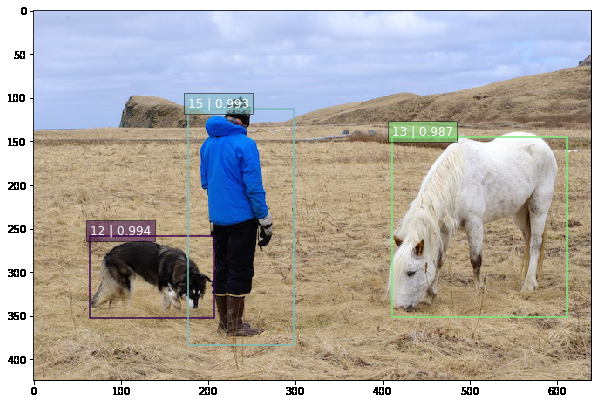
#> input picture SSD-Tensorflow-master/SSD-Tensorflow-master/pictures/ex1.png, 602 x 404 px, given in place of the camera
$ python Basic_object_detection.py   (older library calls are emulated)
#> lines starting #> are read from the running program, lines starting #| are printed output that depends on the picture
import cv2
import numpy as np

camera = cv2.VideoCapture(0) # 参数0表示第一个摄像头
# 判断视频是否打开
if (camera.isOpened()):
    print('Open')
else:
    print('摄像头未打开')

# 测试用,查看视频size
size = (int(camera.get(cv2.CAP_PROP_FRAME_HEIGHT)),
        int(camera.get(cv2.CAP_PROP_FRAME_WIDTH)))
print('size:'+repr(size))

es = cv2.getStructuringElement(cv2.MORPH_ELLIPSE, (9, 4))
kernel = np.ones((5, 5), np.uint8)
background = None

while True:
    # 读取视频流
    grabbed, frame_lwpCV = camera.read()
#> frame_lwpCV is the input picture: shape (404, 602, 3); mean B, G, R 166.8, 171.3, 175.6
    # 对帧进行预处理，先转灰度图，再进行高斯滤波。
    # 用高斯滤波进行模糊处理，进行处理的原因：每个输入的视频都会因自然震动、光照变化或者摄像头本身等原因而产生噪声。对噪声进行平滑是为了避免在运动和跟踪时将其检测出来。
    gray_lwpCV = cv2.cvtColor(frame_lwpCV, cv2.COLOR_BGR2GRAY)
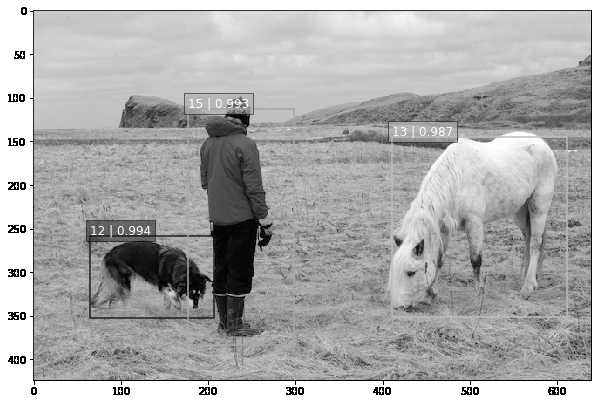
#> gray_lwpCV: shape (404, 602); min 0, max 255, mean 172.1
    gray_lwpCV = cv2.GaussianBlur(gray_lwpCV, (21, 21), 0)
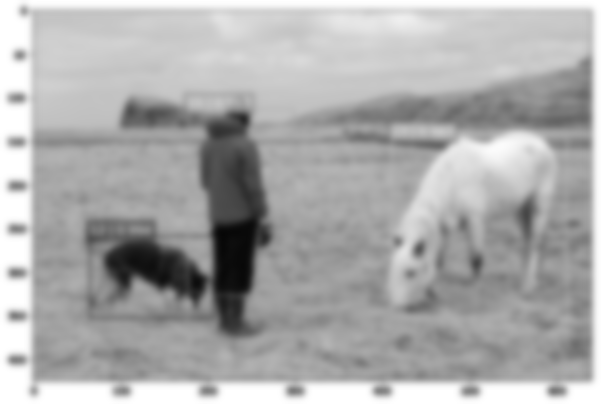
#> gray_lwpCV: shape (404, 602); min 6, max 255, mean 172.1

    # 将第一帧设置为整个输入的背景
    if background is None:
        background = gray_lwpCV
        continue
    # 对于每个从背景之后读取的帧都会计算其与北京之间的差异，并得到一个差分图（different map）。
    # 还需要应用阈值来得到一幅黑白图像，并通过下面代码来膨胀（dilate）图像，从而对孔（hole）和缺陷（imperfection）进行归一化处理
    diff = cv2.absdiff(background, gray_lwpCV)
    diff = cv2.threshold(diff, 25, 255, cv2.THRESH_BINARY)[1] # 二值化阈值处理
    diff = cv2.dilate(diff, es, iterations=2) # 形态学膨胀

    # 显示矩形框
    image, contours, hierarchy = cv2.findContours(diff.copy(), cv2.RETR_EXTERNAL, cv2.CHAIN_APPROX_SIMPLE) # 该函数计算一幅图像中目标的轮廓
    for c in contours:
        if cv2.contourArea(c) < 1500: # 对于矩形区域，只显示大于给定阈值的轮廓，所以一些微小的变化不会显示。对于光照不变和噪声低的摄像头可不设定轮廓最小尺寸的阈值
            continue
        (x, y, w, h) = cv2.boundingRect(c) # 该函数计算矩形的边界框
        cv2.rectangle(frame_lwpCV, (x, y), (x+w, y+h), (0, 255, 0), 2)

    cv2.imshow('contours', frame_lwpCV)
    cv2.imshow('dis', diff)

    key = cv2.waitKey(1) & 0xFF
    # 按'q'健退出循环
    if key == ord('q'):
        break
# When everything done, release the capture
camera.release()
cv2.destroyAllWindows()

$ run again, on SSD-Tensorflow-master/SSD-Tensorflow-master/pictures/ex2.png
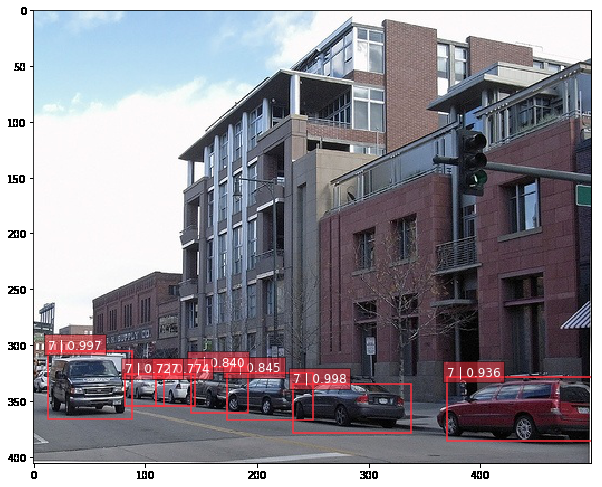
#> input picture SSD-Tensorflow-master/SSD-Tensorflow-master/pictures/ex2.png, 602 x 487 px, given in place of the camera
#> frame_lwpCV is the input picture: shape (487, 602, 3); mean B, G, R 146.5, 138.9, 141.8
#> `gray_lwpCV = cv2.cvtColor(frame_lwpCV, cv2.COLOR_BGR2GRAY)`:
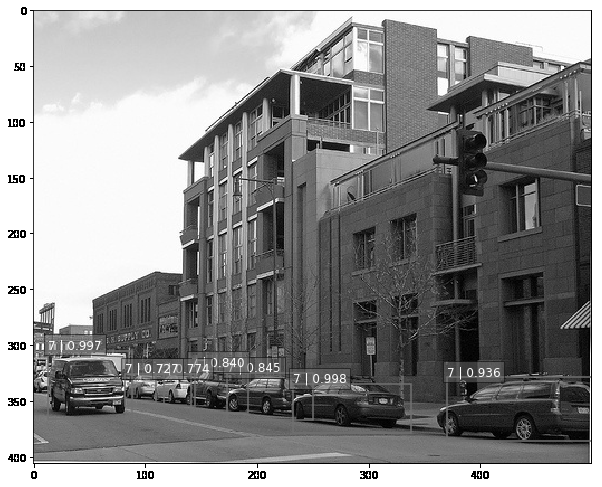
#> gray_lwpCV: shape (487, 602); min 0, max 255, mean 140.7
#> `gray_lwpCV = cv2.GaussianBlur(gray_lwpCV, (21, 21), 0)`:
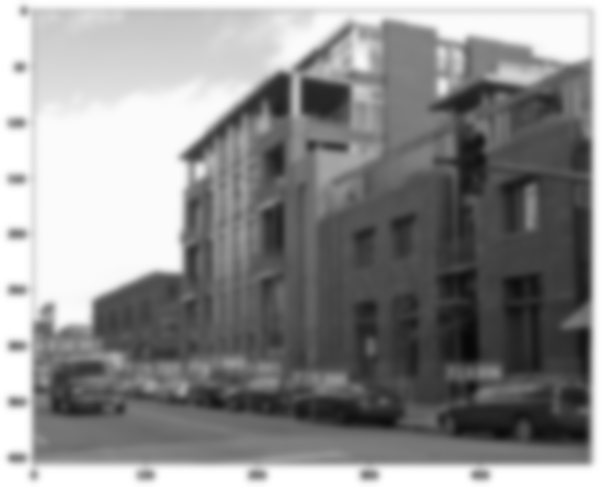
#> gray_lwpCV: shape (487, 602); min 6, max 255, mean 140.7
